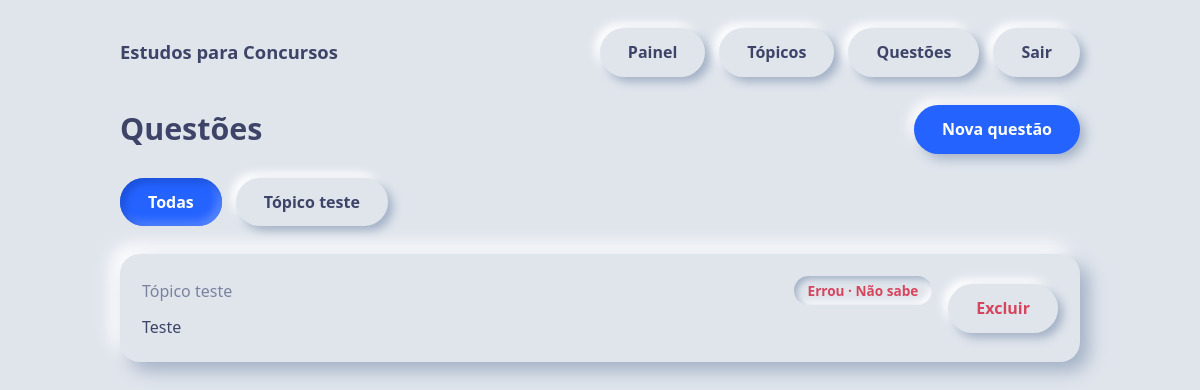
The page /questoes (signed in) on the database its author committed.
### models.py (models this page shows)
class Topico(Base):
    __tablename__ = "topicos"
    id = Column(Integer, primary_key=True)
    nome = Column(String(120), nullable=False)
    questoes = relationship("Questao", back_populates="topico", cascade="all, delete-orphan")

class Questao(Base):
    __tablename__ = "questoes"
    id = Column(Integer, primary_key=True)
    enunciado = Column(Text, nullable=False)
    opcao_a = Column(Text, nullable=False)
    opcao_b = Column(Text, nullable=False)
    opcao_c = Column(Text, nullable=False)
    opcao_d = Column(Text, nullable=False)
    opcao_e = Column(Text, nullable=False)
    resposta_correta = Column(String(1), nullable=False)
    topico_id = Column(Integer, ForeignKey("topicos.id"), nullable=False, index=True)
    topico = relationship("Topico", back_populates="questoes")
    respostas = relationship("RespostaUsuario", back_populates="questao", cascade="all, delete-orphan")

class RespostaUsuario(Base):
    __tablename__ = "respostas_usuario"
    __table_args__ = (CheckConstraint("nivel_confianca BETWEEN 1 AND 4", name="ck_nivel_confianca"),)
    id = Column(Integer, primary_key=True)
    usuario_id = Column(Integer, ForeignKey("usuarios.id"), nullable=False, index=True)
    questao_id = Column(Integer, ForeignKey("questoes.id"), nullable=False, index=True)
    alternativa_escolhida = Column(String(1), nullable=False)
    acertou = Column(Boolean, nullable=False)
    nivel_confianca = Column(Integer, nullable=False)  # 1 a 4
    respondida_em = Column(DateTime, default=datetime.utcnow, nullable=False)
    questao = relationship("Questao", back_populates="respostas")

### main.py (the view)
@app.get("/questoes")
def lista(request: Request, topico_id: int | None = None, db: Session = Depends(get_db)):
    u = usuario_atual(request, db)
    if not u: return go("/login")
    q = db.query(Questao)
    if topico_id: q = q.filter(Questao.topico_id == topico_id)
    ult = {}
    for r in db.query(RespostaUsuario).filter_by(usuario_id=u.id).order_by(RespostaUsuario.id):
        ult[r.questao_id] = r
    return render(request, "questoes.html", {
        "user": u, "questoes": q.order_by(Questao.id).all(), "ult": ult, "niveis_txt": NIVEIS,
        "topicos": db.query(Topico).order_by(Topico.nome).all(), "topico_id": topico_id})

### templates/questoes.html (shortened to what this page needs)
{% extends "base.html" %}
{% block conteudo %}
<div class="cabeca">
  <h1>Questões</h1>
  <a class="btn azul" href="/questoes/nova{{ '?topico_id=' ~ topico_id if topico_id }}">Nova questão</a>
</div>
<div class="filtros">
  <a class="btn {{ 'ativo azul' if not topico_id }}" href="/questoes">Todas</a>
  {% for t in topicos %}
  <a class="btn {{ 'ativo azul' if topico_id == t.id }}" href="/questoes?topico_id={{ t.id }}">{{ t.nome }}</a>
  {% endfor %}
</div>
<div class="grid" style="grid-template-columns:1fr">
  {% for q in questoes %}
  {% set r = ult.get(q.id) %}
  <div class="card item">
    <a class="corpo" href="/questoes/{{ q.id }}">
      <div class="acoes">
        <span class="suave">{{ q.topico.nome }}</span>
        {% if r %}<span class="selo {{ 'ok' if r.acertou else 'erro' }}">{{ 'Acertou' if r.acertou else 'Errou' }} · {{ niveis_txt[r.nivel_confianca] }}</span>
        {% else %}<span class="selo suave">Não respondida</span>{% endif %}
      </div>
      <p style="margin:10px 0 0">{{ q.enunciado[:160] }}{{ '…' if q.enunciado|length > 160 }}</p>
    </a>
    <form method="post" action="/questoes/{{ q.id }}/excluir"
          onsubmit="return confirm('Excluir esta questão? As respostas dadas a ela também serão apagadas.')">
      <button class="btn perigo" type="submit">Excluir</button>
    </form>
  </div>
  {% else %}
  <p class="suave">Nenhuma questão aqui ainda. Use “Nova questão” para criar a primeira.</p>
  {% endfor %}
</div>
{% endblock %}

### static/style.css (style rules this page uses)
:root { --bg:#e0e5ec; --luz:#ffffff; --sombra:#a3b1c6; --azul:#2563ff; --azul-esc:#1a4fd6; --azul-cl:#5b8aff; --texto:#3d4468; --suave:#7b829f; --ok:#1f9d6b; --erro:#d6455d; --solto:9px 9px 18px var(--sombra), -9px -9px 18px var(--luz); --solto-p:5px 5px 10px var(--sombra), -5px -5px 10px var(--luz); --afundado:inset 6px 6px 12px var(--sombra), inset -6px -6px 12px var(--luz); --afundado-p:inset 3px 3px 6px var(--sombra), inset -3px -3px 6px var(--luz); --marcado:inset 4px 4px 8px var(--azul-esc), inset -4px -4px 8px var(--azul-cl); }
* { box-sizing:border-box }
body { margin:0;min-height:100vh;background:var(--bg);color:var(--texto); font-family:"Nunito","Segoe UI",system-ui,sans-serif;line-height:1.55 }
a { color:inherit;text-decoration:none }
h1,h2,h3 { margin:0 0 .6em;line-height:1.25 }
h1 { font-size:1.9rem }
.suave { color:var(--suave) }
.grid { display:grid;gap:24px;grid-template-columns:repeat(auto-fit,minmax(220px,1fr));margin-bottom:28px }
.card { background:var(--bg);border-radius:20px;box-shadow:var(--solto);padding:22px }
.btn { display:inline-block;border:0;cursor:pointer;font:inherit;font-weight:700;color:var(--texto); background:var(--bg);border-radius:50px;padding:12px 28px;box-shadow:var(--solto-p);transition:box-shadow .15s }
.btn:active,.btn.ativo { box-shadow:var(--afundado-p) }
.btn.azul { background:var(--azul);color:#fff;box-shadow:5px 5px 12px var(--sombra),-5px -5px 12px var(--luz) }
.btn.azul:active,.btn.azul.ativo { box-shadow:var(--marcado) }
.filtros { display:flex;flex-wrap:wrap;gap:14px;margin-bottom:28px }
.selo { display:inline-block;border-radius:50px;padding:4px 14px;font-size:.85rem;font-weight:700;box-shadow:var(--afundado-p) }
.selo.erro { color:var(--erro) }
.acoes { display:flex;gap:16px;flex-wrap:wrap;align-items:center;justify-content:space-between }
.btn.perigo { color:var(--erro) }
.cabeca { display:flex;justify-content:space-between;align-items:center;gap:16px;flex-wrap:wrap;margin-bottom:24px }
.cabeca h1 { margin:0 }
.item { display:flex;justify-content:space-between;align-items:center;gap:16px;flex-wrap:wrap }
.item .corpo { flex:1;min-width:220px }
.item form { margin:0 }

### rows shown on the page
Topico: nome "Tópico teste"
Questao: topico.nome "Tópico teste", enunciado "Teste"
RespostaUsuario: acertou "Errou", nivel_confianca "Não sabe"
